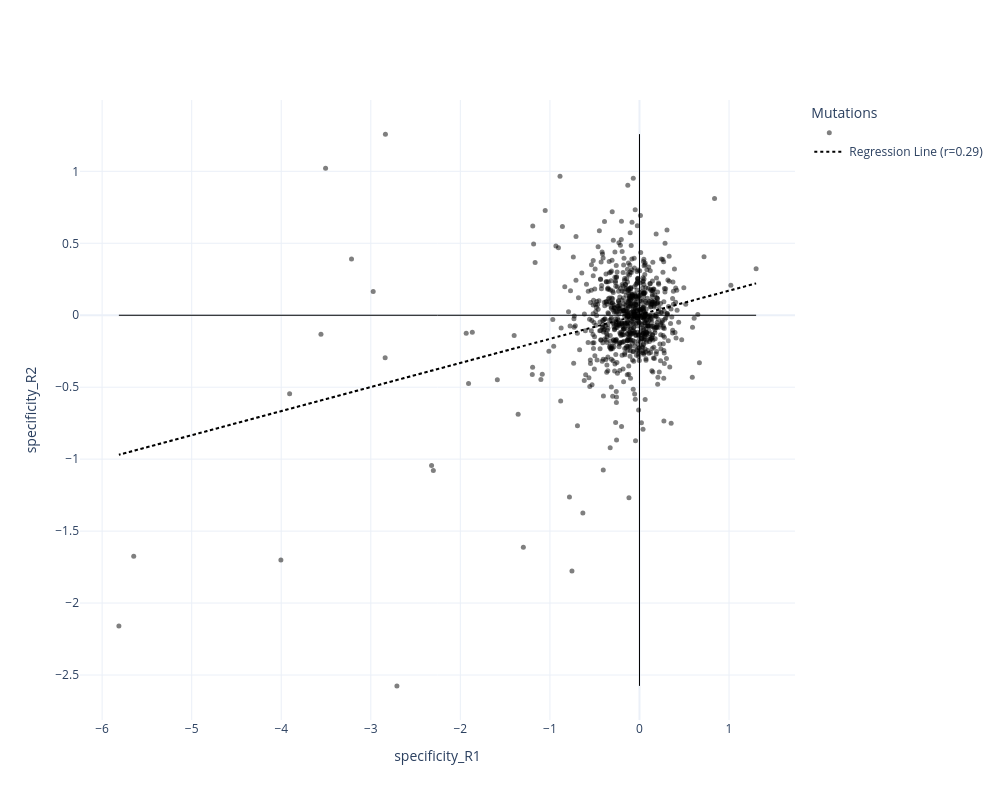

Notebook code for this chart:
### Code cell
data_type = 'specificity'
the = 1
fig = replicate_scatter(df_Kan_Ara, data_type, the)
fig.savefig('./Figures/spe_rep_' + str(the) + 'error.svg')
fig.savefig('./Figures/spe_rep_' + str(the) + 'error.png')


plotly_fig, search_html = interactive_replicate_scatter(df_Kan_Ara, data_type, the)
plotly_fig.write_html('Figures/spe_rep' + str(the) + 'error.html')

### Figure 1 — Plotly figure (JSON) as saved in the notebook; plotly's stock layout.template omitted (floating-point values rounded to 4 significant figures; data arrays with more than 128 entries replaced by an {"elided": "..."} marker saying what was removed)
{"data": [{"customdata": {"elided": "827x3 float values"}, "hovertemplate": "Mutation: %{text}<br>specificity_R1: %{x:.2f}<br>specificity_R2: %{y:.2f}<br>Error_R1: %{customdata[0]:.2f}<br>Error_R2: %{customdata[1]:.2f}<br>Error: %{customdata[2]:.2f}<br>", "marker": {"color": "black", "opacity": 0.5, "size": 5}, "mode": "markers", "name": "", "text": {"elided": "827 str values"}, "type": "scatter", "x": {"elided": "827 float values"}, "y": {"elided": "827 float values"}}, {"line": {"color": "black", "dash": "dot"}, "mode": "lines", "name": "Regression Line (r=0.29)", "type": "scatter", "x": {"elided": "827 float values"}, "y": {"elided": "827 float values"}}], "layout": {"height": 800, "legend": {"title": {"text": "Mutations"}}, "shapes": [{"line": {"color": "black", "width": 1}, "type": "line", "x0": -5.813, "x1": 1.302, "y0": 0, "y1": 0}, {"line": {"color": "black", "width": 1}, "type": "line", "x0": 0, "x1": 0, "y0": -2.575, "y1": 1.259}], "width": 1000, "xaxis": {"title": {"text": "specificity_R1"}}, "yaxis": {"title": {"text": "specificity_R2"}}}}
